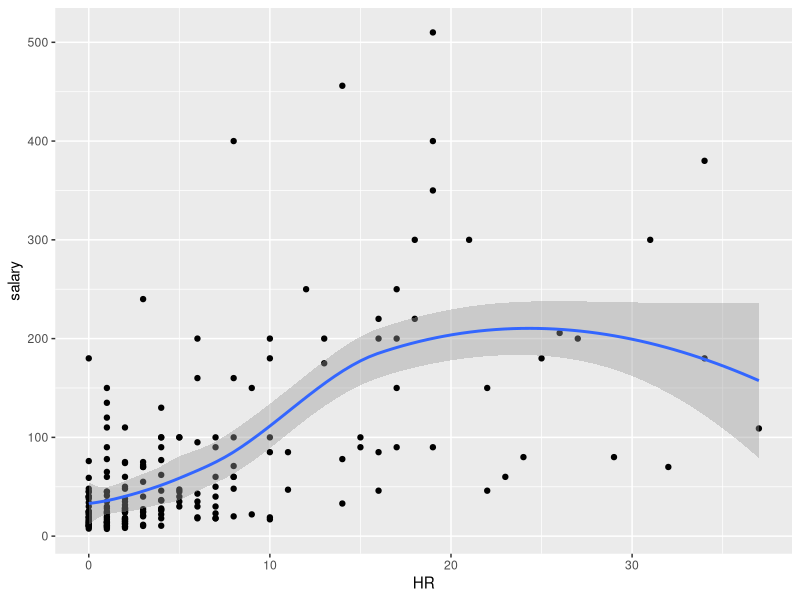
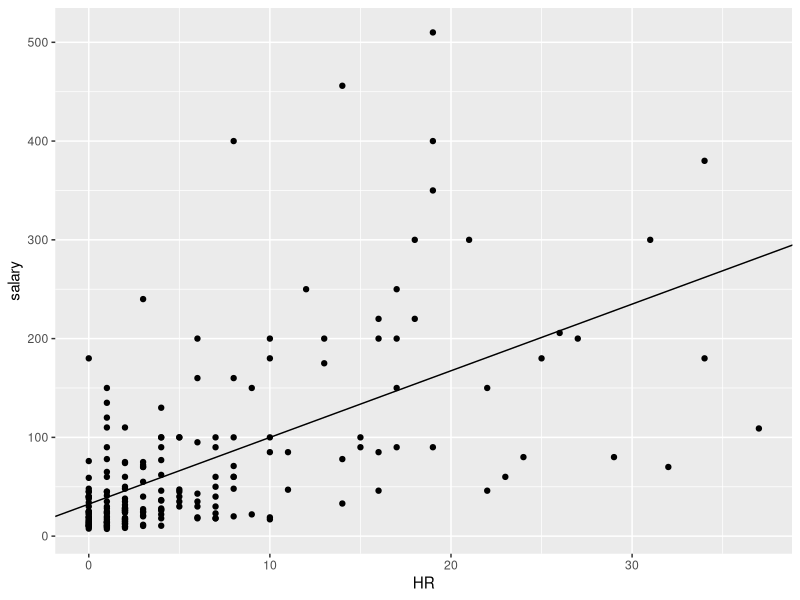
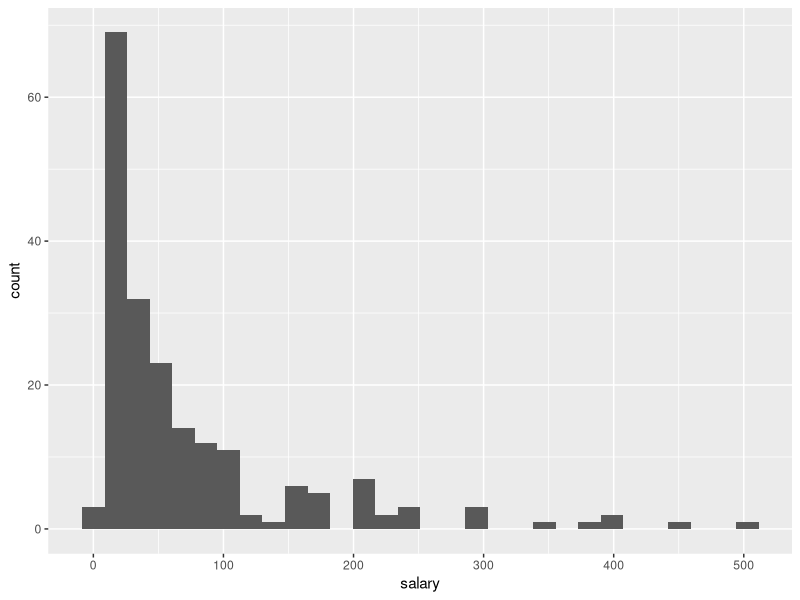
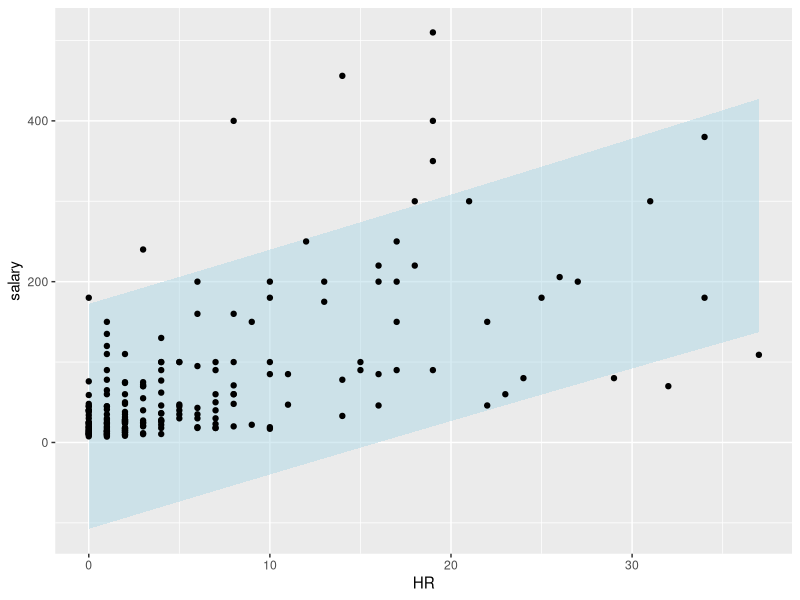
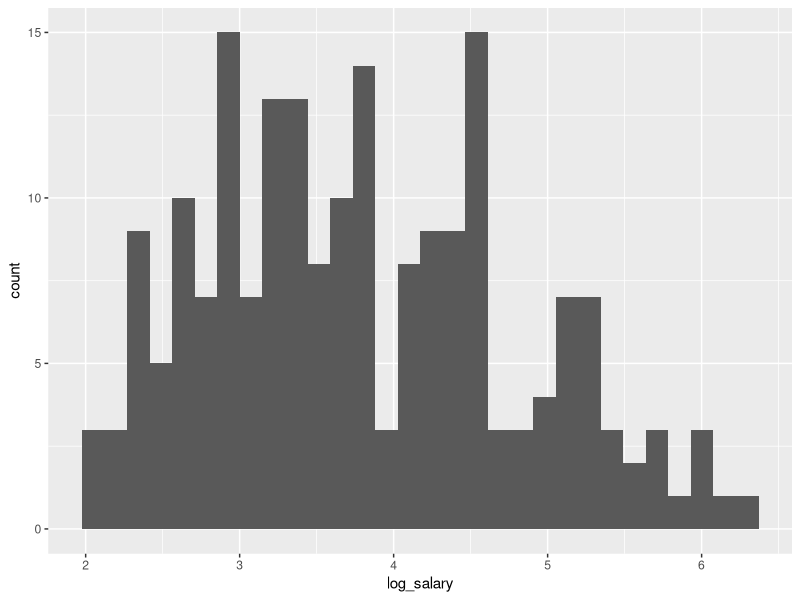
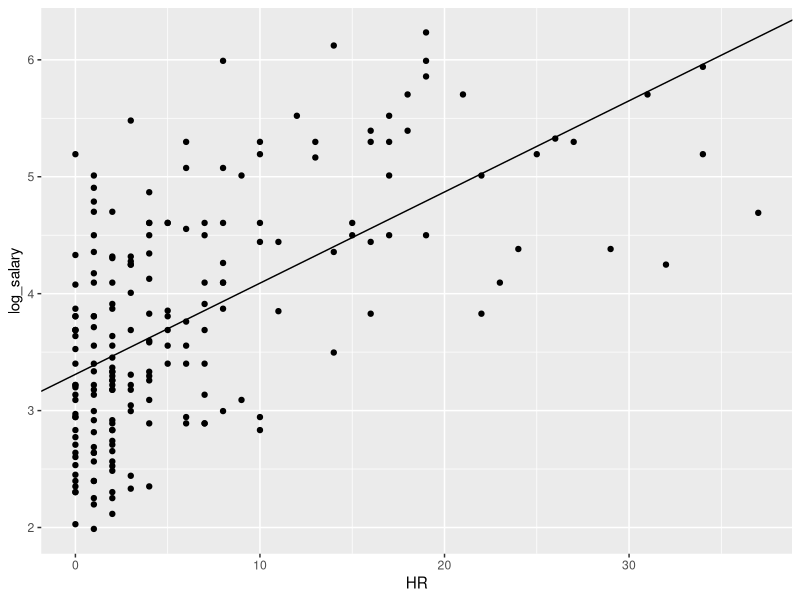

The R source for these figures, in order:
library(data.table)
library(dplyr)
library(ggplot2)

dat = fread("baseball.csv")
colnames(dat)

dat %>% ggplot(aes(x=HR, y=salary)) + geom_point() + geom_smooth()

fit.lm = lm(salary ~ HR, dat)
summary(fit.lm)

dat %>% ggplot(aes(x=HR, y=salary)) + geom_point() + geom_abline(intercept = 32.45, slope = 6.75)

dat %>% ggplot(aes(salary)) + geom_histogram()

# 予測区間
pred_intvl = predict(fit.lm, interval = "prediction", level = 0.95)
pred_intvl = as.data.frame(pred_intvl)
dat.pred = dat %>% select(HR, salary) %>% mutate(ymin = pred_intvl$lwr, ymax = pred_intvl$upr)
dat.pred %>% ggplot(aes(x = HR)) + geom_ribbon(aes(ymin = ymin, ymax = ymax), fill = "lightblue", alpha = 0.5) +
  geom_point(aes(y = salary))

# 対数変換
dat = dat %>% mutate(log_salary = log(salary))
dat %>% ggplot(aes(log_salary)) + geom_histogram()

fit.lm2 = lm(log_salary ~ HR, dat)
summary(fit.lm2)
dat %>% ggplot(aes(x=HR, y=log_salary)) + geom_point() + geom_abline(intercept = 3.31, slope = 0.078)
